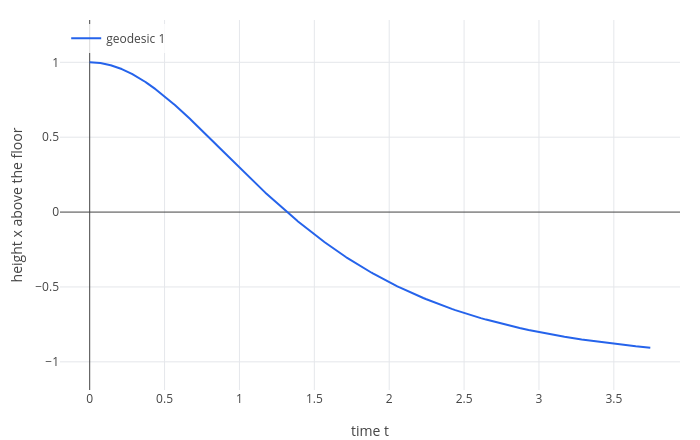

The code cell stored with this chart in its notebook:
### Markdown cell above
The geodesic equation gives $\ddot x = -\Gamma^x{}_{tt}\,\dot t^2 \approx -g$: free objects fall towards the floor.
Drop a ball at height 1 with $g = 1$, and draw height against time:

### Code cell
g = 1;
labels(geodesic(rindler, [0 1], [1 0], 1.2, [t x]), "time t", "height x above the floor")

### Figure 1 — Plotly figure (JSON) as saved in the notebook; plotly's stock layout.template omitted (floating-point values rounded to 4 significant figures; data arrays with more than 128 entries replaced by an {"elided": "..."} marker saying what was removed)
{"data": [{"line": {"color": "#2563eb", "width": 2}, "mode": "lines", "name": "geodesic 1", "type": "scatter", "x": {"elided": "1390 float values"}, "y": {"elided": "1390 float values"}}], "layout": {"height": 440, "legend": {"bgcolor": "rgba(255,255,255,0.8)", "x": 0.01, "y": 0.99}, "margin": {"b": 50, "l": 60, "r": 20, "t": 20}, "showlegend": true, "title": {"text": ""}, "width": 700, "xaxis": {"title": {"text": "time t"}, "zeroline": true}, "yaxis": {"range": [-1.188, 1.283], "scaleanchor": "x", "scaleratio": 1, "title": {"text": "height x above the floor"}, "zeroline": true}}}
